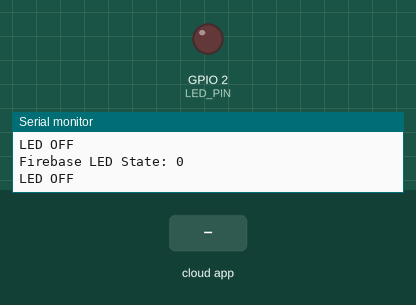
Recording of a program running on a simulated ESP32. Parts: output pins drawn as LEDs (lit = HIGH), the last lines printed to the serial monitor. Inputs (shaded band) come from the test bench. WiFi joins after 1.5 s; servers stay silent unless stated; the Firebase database answers and starts empty.

Above: at 2.7 s.
2.8 s: the phone or cloud app sets state to 1
At 4.1 s:
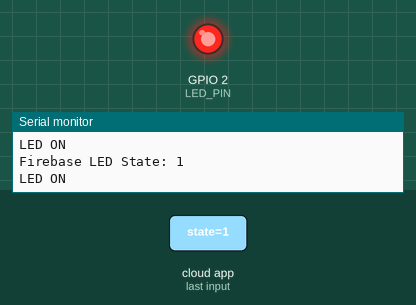
4.4 s: the phone or cloud app sets state to 0
At 6.2 s:
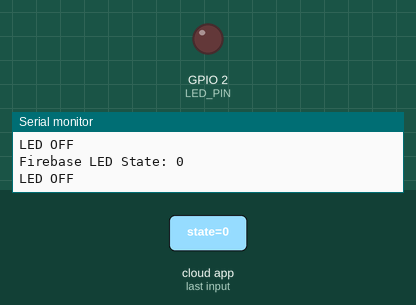
Timing chart, 0 to 7.7 s (numbered marks = the images above; inputs shaded):
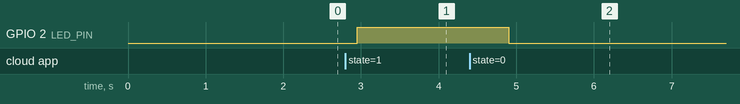

Measured:
- after the input at 2.8 s, GPIO 2 (LED_PIN): LOW → HIGH after 0.15 s
- after the input at 4.4 s, GPIO 2 (LED_PIN): HIGH → LOW after 0.50 s

The program:

main.cpp
```cpp
#include <Arduino.h>


#include <WiFi.h>
#include <Firebase_ESP_Client.h>

#include "addons/TokenHelper.h"
#include "addons/RTDBHelper.h"

// Wi-Fi
#define WIFI_SSID "Wokwi-GUEST"
#define WIFI_PASSWORD ""

// Firebase
#define API_KEY ""
#define DATABASE_URL ""

// Firebase Authentication
#define USER_EMAIL ""
#define USER_PASSWORD ""

// LED pin
#define LED_PIN 2

FirebaseData fbdo;
FirebaseAuth auth;
FirebaseConfig config;

void setup()
{
  Serial.begin(115200);

  pinMode(LED_PIN, OUTPUT);
  digitalWrite(LED_PIN, LOW);

  // Connect Wi-Fi
  WiFi.begin(WIFI_SSID, WIFI_PASSWORD);

  Serial.print("Connecting to Wi-Fi");

  while (WiFi.status() != WL_CONNECTED)
  {
    Serial.print(".");
    delay(500);
  }

  Serial.println();
  Serial.println("Wi-Fi Connected!");

  // Firebase configuration
  config.api_key = API_KEY;
  config.database_url = DATABASE_URL;

  auth.user.email = USER_EMAIL;
  auth.user.password = USER_PASSWORD;

  config.token_status_callback = tokenStatusCallback;

  Firebase.begin(&config, &auth);
  Firebase.reconnectWiFi(true);

  Serial.println("Firebase starting...");
}

void loop()
{
  if (Firebase.ready())
  {
    // Read LED state from Firebase
    if (Firebase.RTDB.getInt(&fbdo, "/LED/state"))
    {
      int state = fbdo.intData();

      Serial.print("Firebase LED State: ");
      Serial.println(state);

      if (state == 1)
      {
        digitalWrite(LED_PIN, HIGH);
        Serial.println("LED ON");
      }
      else
      {
        digitalWrite(LED_PIN, LOW);
        Serial.println("LED OFF");
      }
    }
    else
    {
      Serial.print("Firebase Error: ");
      Serial.println(fbdo.errorReason());
    }
  }

  delay(500);
}
```
